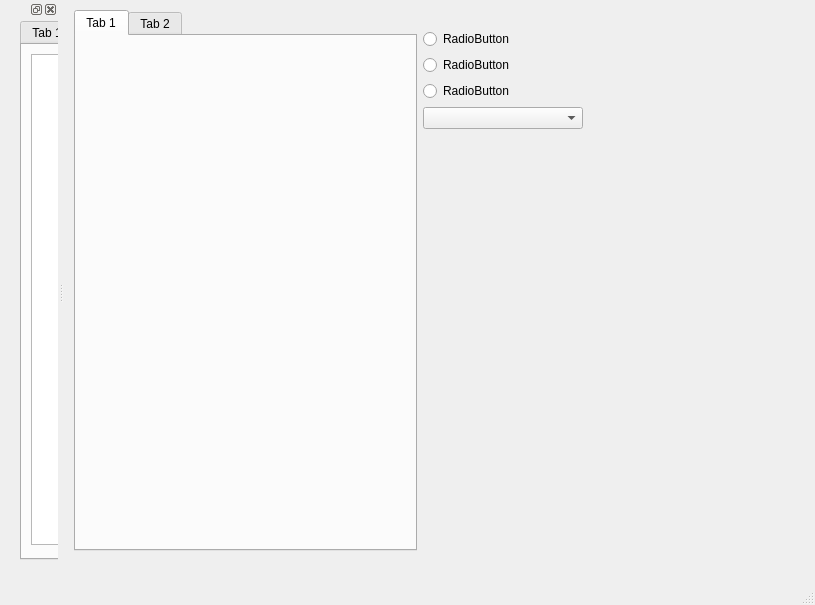
<?xml version="1.0" encoding="UTF-8"?>
<ui version="4.0">
 <class>MainWindow</class>
 <widget class="QMainWindow" name="MainWindow">
  <property name="geometry">
   <rect>
    <x>0</x>
    <y>0</y>
    <width>815</width>
    <height>605</height>
   </rect>
  </property>
  <property name="windowTitle">
   <string>MainWindow</string>
  </property>
  <widget class="QWidget" name="centralwidget">
   <property name="sizePolicy">
    <sizepolicy hsizetype="Maximum" vsizetype="Maximum">
     <horstretch>0</horstretch>
     <verstretch>0</verstretch>
    </sizepolicy>
   </property>
   <property name="maximumSize">
    <size>
     <width>800</width>
     <height>556</height>
    </size>
   </property>
   <widget class="QWidget" name="horizontalLayoutWidget">
    <property name="geometry">
     <rect>
      <x>10</x>
      <y>10</y>
      <width>691</width>
      <height>541</height>
     </rect>
    </property>
    <layout class="QHBoxLayout" name="horizontalLayout">
     <property name="sizeConstraint">
      <enum>QLayout::SetMaximumSize</enum>
     </property>
     <item>
      <widget class="QTabWidget" name="tabWidget_2">
       <property name="currentIndex">
        <number>0</number>
       </property>
       <widget class="QWidget" name="tab_3">
        <attribute name="title">
         <string>Tab 1</string>
        </attribute>
        <widget class="QWidget" name="verticalLayoutWidget_4">
         <property name="geometry">
          <rect>
           <x>9</x>
           <y>30</y>
           <width>201</width>
           <height>171</height>
          </rect>
         </property>
         <layout class="QVBoxLayout" name="verticalLayout_4">
          <item>
           <spacer name="horizontalSpacer">
            <property name="orientation">
             <enum>Qt::Horizontal</enum>
            </property>
            <property name="sizeType">
             <enum>QSizePolicy::Expanding</enum>
            </property>
            <property name="sizeHint" stdset="0">
             <size>
              <width>268</width>
              <height>13</height>
             </size>
            </property>
           </spacer>
          </item>
         </layout>
        </widget>
       </widget>
       <widget class="QWidget" name="tab_4">
        <attribute name="title">
         <string>Tab 2</string>
        </attribute>
       </widget>
      </widget>
     </item>
     <item>
      <widget class="QWidget" name="widget" native="true">
       <property name="sizePolicy">
        <sizepolicy hsizetype="Expanding" vsizetype="Preferred">
         <horstretch>0</horstretch>
         <verstretch>0</verstretch>
        </sizepolicy>
       </property>
       <widget class="QWidget" name="verticalLayoutWidget">
        <property name="geometry">
         <rect>
          <x>0</x>
          <y>19</y>
          <width>160</width>
          <height>131</height>
         </rect>
        </property>
        <layout class="QVBoxLayout" name="verticalLayout">
         <property name="sizeConstraint">
          <enum>QLayout::SetMaximumSize</enum>
         </property>
         <item>
          <widget class="QRadioButton" name="radioButton">
           <property name="text">
            <string>RadioButton</string>
           </property>
          </widget>
         </item>
         <item>
          <widget class="QRadioButton" name="radioButton_2">
           <property name="text">
            <string>RadioButton</string>
           </property>
          </widget>
         </item>
         <item>
          <widget class="QRadioButton" name="radioButton_3">
           <property name="text">
            <string>RadioButton</string>
           </property>
          </widget>
         </item>
         <item>
          <widget class="QComboBox" name="comboBox"/>
         </item>
        </layout>
       </widget>
      </widget>
     </item>
    </layout>
   </widget>
  </widget>
  <widget class="QMenuBar" name="menubar">
   <property name="geometry">
    <rect>
     <x>0</x>
     <y>0</y>
     <width>815</width>
     <height>22</height>
    </rect>
   </property>
  </widget>
  <widget class="QStatusBar" name="statusbar"/>
  <widget class="QDockWidget" name="dockWidget">
   <attribute name="dockWidgetArea">
    <number>1</number>
   </attribute>
   <widget class="QWidget" name="dockWidgetContents">
    <widget class="QWidget" name="verticalLayoutWidget_2">
     <property name="geometry">
      <rect>
       <x>20</x>
       <y>0</y>
       <width>221</width>
       <height>541</height>
      </rect>
     </property>
     <layout class="QVBoxLayout" name="verticalLayout_2">
      <item>
       <widget class="QTabWidget" name="tabWidget">
        <property name="currentIndex">
         <number>1</number>
        </property>
        <widget class="QWidget" name="weldres">
         <property name="accessibleName">
          <string notr="true"/>
         </property>
         <property name="layoutDirection">
          <enum>Qt::LeftToRight</enum>
         </property>
         <attribute name="title">
          <string>Tab 1</string>
         </attribute>
         <widget class="QToolBox" name="toolBox">
          <property name="geometry">
           <rect>
            <x>8</x>
            <y>8</y>
            <width>211</width>
            <height>501</height>
           </rect>
          </property>
          <property name="currentIndex">
           <number>0</number>
          </property>
          <widget class="QWidget" name="page_3">
           <property name="geometry">
            <rect>
             <x>0</x>
             <y>0</y>
             <width>211</width>
             <height>439</height>
            </rect>
           </property>
           <attribute name="label">
            <string>Page 1</string>
           </attribute>
           <widget class="QListWidget" name="listWidget_3">
            <property name="geometry">
             <rect>
              <x>10</x>
              <y>0</y>
              <width>181</width>
              <height>421</height>
             </rect>
            </property>
           </widget>
          </widget>
          <widget class="QWidget" name="page_4">
           <property name="geometry">
            <rect>
             <x>0</x>
             <y>0</y>
             <width>211</width>
             <height>439</height>
            </rect>
           </property>
           <attribute name="label">
            <string>Page 2</string>
           </attribute>
           <widget class="QListWidget" name="listWidget_4">
            <property name="geometry">
             <rect>
              <x>10</x>
              <y>10</y>
              <width>181</width>
              <height>411</height>
             </rect>
            </property>
           </widget>
          </widget>
         </widget>
        </widget>
        <widget class="QWidget" name="tab_2">
         <attribute name="title">
          <string>Tab 2</string>
         </attribute>
         <widget class="QWidget" name="verticalLayoutWidget_3">
          <property name="geometry">
           <rect>
            <x>9</x>
            <y>9</y>
            <width>191</width>
            <height>491</height>
           </rect>
          </property>
          <layout class="QVBoxLayout" name="verticalLayout_3">
           <item>
            <widget class="QTreeView" name="treeView"/>
           </item>
          </layout>
         </widget>
        </widget>
       </widget>
      </item>
     </layout>
    </widget>
   </widget>
  </widget>
 </widget>
 <resources/>
 <connections/>
</ui>
